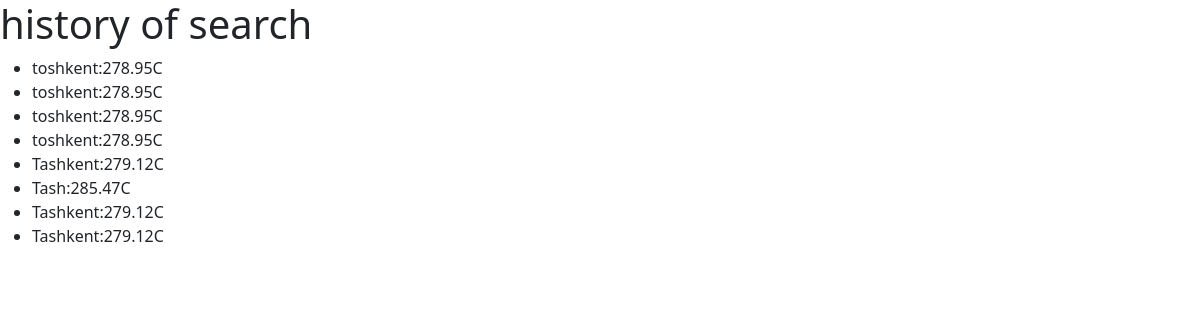
The page /history/ on the database its author committed.
### wather/models.py (models this page shows, shortened)
class history(models.Model):
    title = models.CharField(max_length=64)
    temprature = models.FloatField()

### wather/views.py (the view)
# urls.py: path('history/', history_search)
def history_search(request):
    date = history.objects.all()
    return render(request, template_name='history.html', context={'history':date})

### templates/history.html
{% extends 'base.html' %} {% block content %}
<h1>history of search</h1>
<ul>
  {% for history_item in history %}
  <li>{{history_item.title}}:{{history_item.temprature}}C</li>
  {% endfor %}
</ul>
{% endblock content %}

### templates/base.html (shortened to what this page needs)
<!DOCTYPE html>
<html lang="en">
<head>
    <link href="https://cdn.jsdelivr.net/npm/bootstrap@5.3.2/dist/css/bootstrap.min.css" rel="stylesheet">
    <link
      rel="stylesheet"
      href="https://cdnjs.cloudflare.com/ajax/libs/font-awesome/6.4.2/css/all.min.css"
    />
</head>
<body>
    {% block content %}
    {% endblock content %}
</body>
</html>

### rows shown on the page
history: title "toshkent", temprature "278.95"
history: title "toshkent", temprature "278.95"
history: title "toshkent", temprature "278.95"
history: title "toshkent", temprature "278.95"
history: title "Tashkent", temprature "279.12"
history: title "Tash", temprature "285.47"
history: title "Tashkent", temprature "279.12"
history: title "Tashkent", temprature "279.12"
